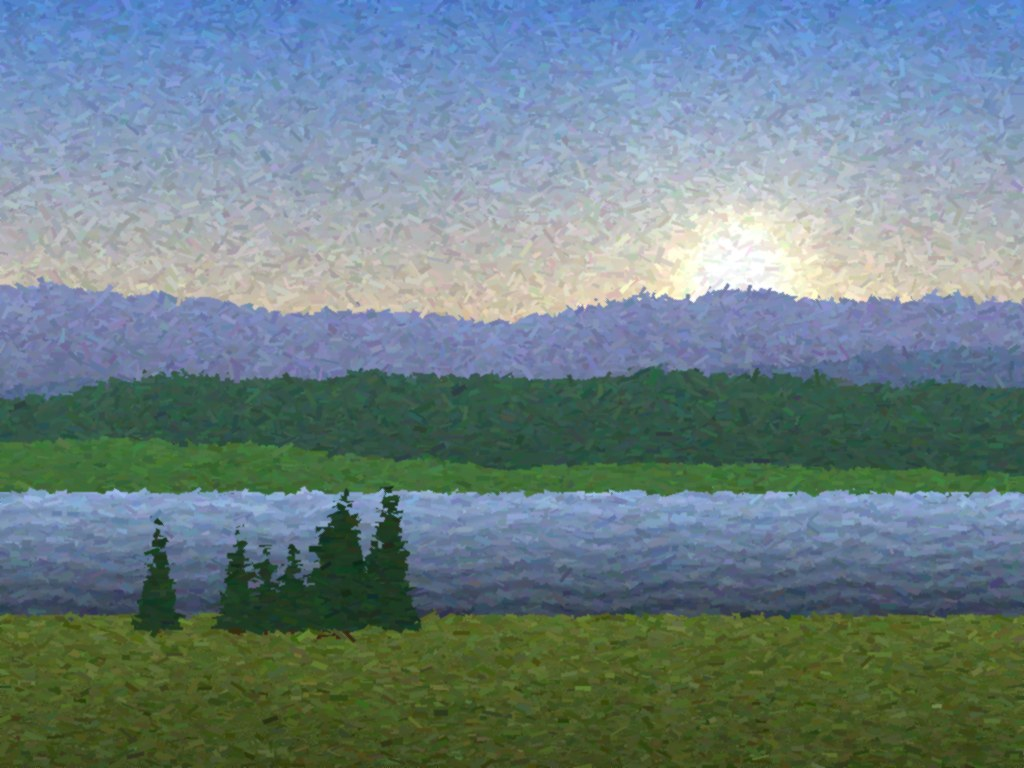
#> input picture examples/images/landscape.jpg, 1024 x 768 px
$ python -i grid.py   (imports and definitions only)
#> lines starting #> are read from the running program, lines starting #| are printed output that depends on the picture
"""grid.py <out> <tag=label>...: single-eye zoom crops [dressed | clay] per tag, 2 tags per row, the photo first. Labels get
the dressed read (readd.json)."""
import json
import sys
from PIL import Image, ImageDraw

G = "/mnt/data/hifipushie/gnmcrease/out/"
# [1 line not run here, left out]
box = (0.54, 0.33, 0.96, 0.6)
W, H = 520, 334


def cr(p):
    im = Image.open(p).convert("RGB").resize((1600, 1600))
    return im.crop(tuple(int(v * 1600) for v in box)).resize((W, H), Image.LANCZOS)


cells = []
# [1 line that did not run here, left out]
# [1 line that did not run here, left out]
# [6 lines not run here, left out]
ncol = 2
#> ncol = 2
rows = (len(cells) + ncol - 1) // ncol
#> rows = 0
S = Image.new("RGB", (ncol * 2 * W, rows * (H + 30)), (255, 255, 255))
d = ImageDraw.Draw(S)
# [8 lines not run here, left out]

>>> result = cr('../../examples/images/landscape.jpg')
#> call 2 of cr, with p = '../../examples/images/landscape.jpg'
#> in cr (call 2), `im = Image.open(p).convert("RGB").resize((1600, 1600))`:
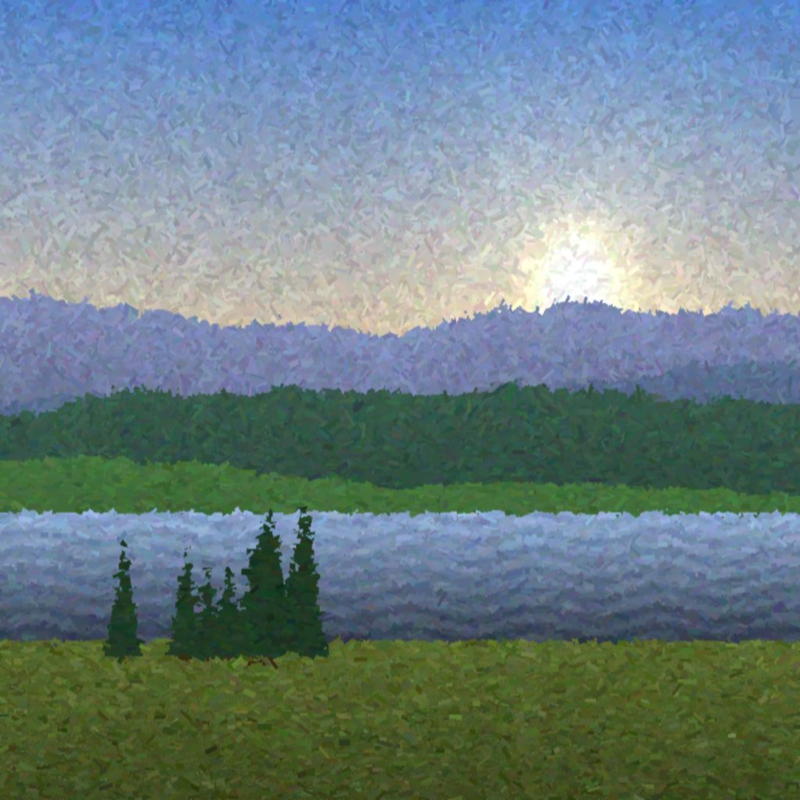
#> im: PIL image 1600x1600 RGB (shown at 1/2 size); mean R, G, B 108.2, 128.4, 131.5
#> in cr (call 2), `return im.crop(tuple(int(v * 1600) for v in box)).resize((W, H), Image..`:
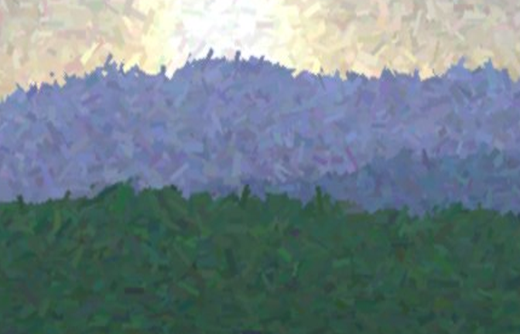
#> returned value: PIL image 520x334 RGB; mean R, G, B 112.6, 129.8, 135.6
